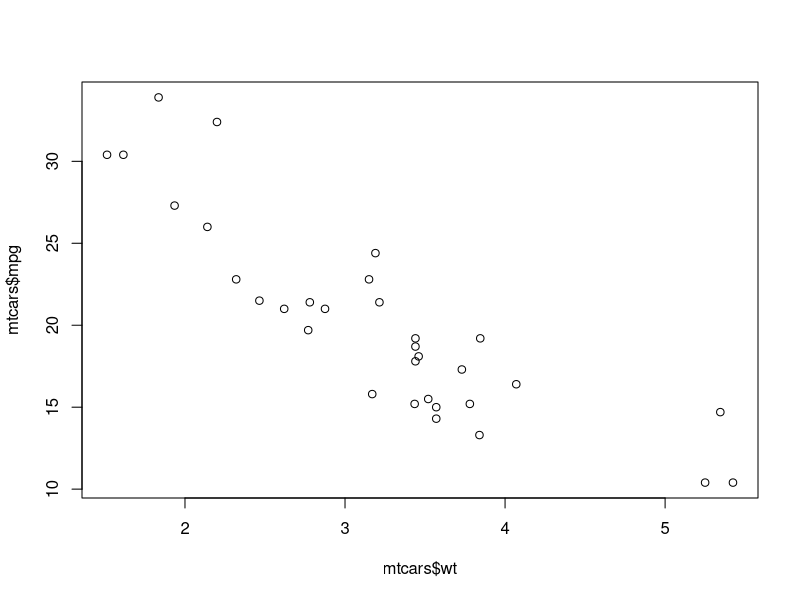
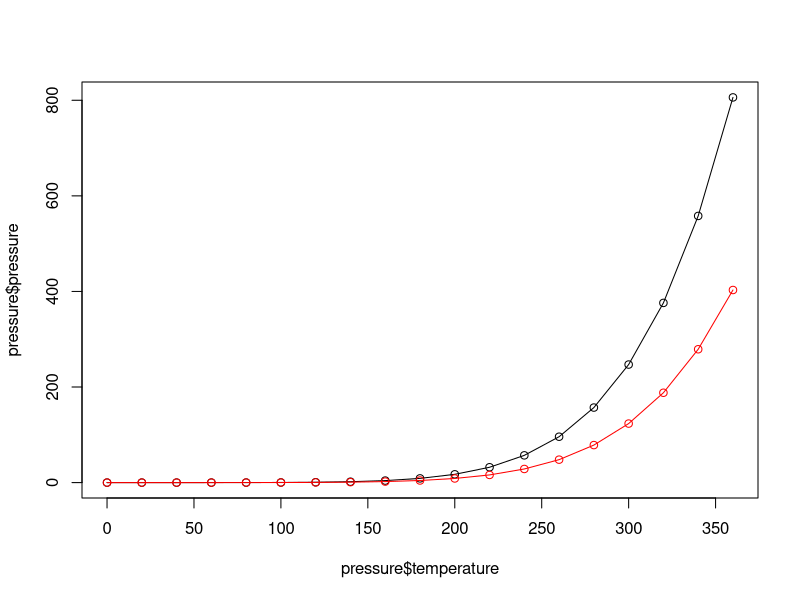
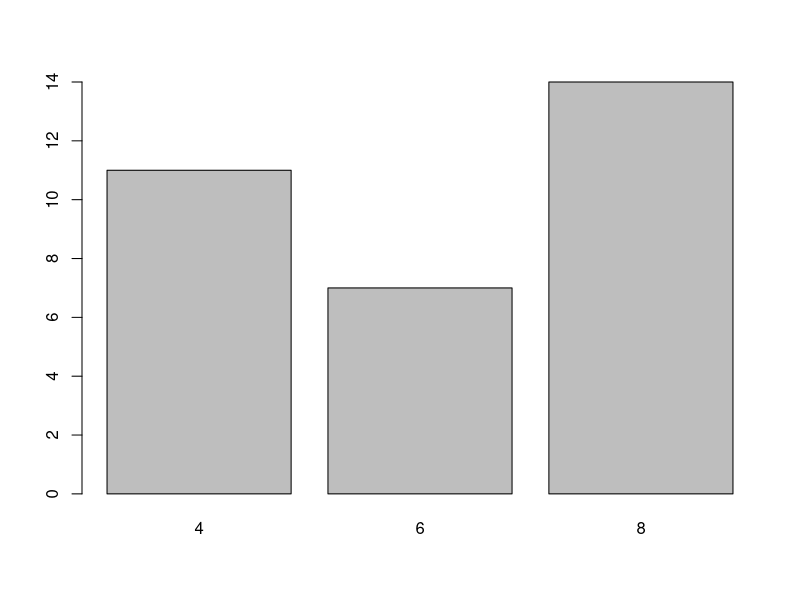
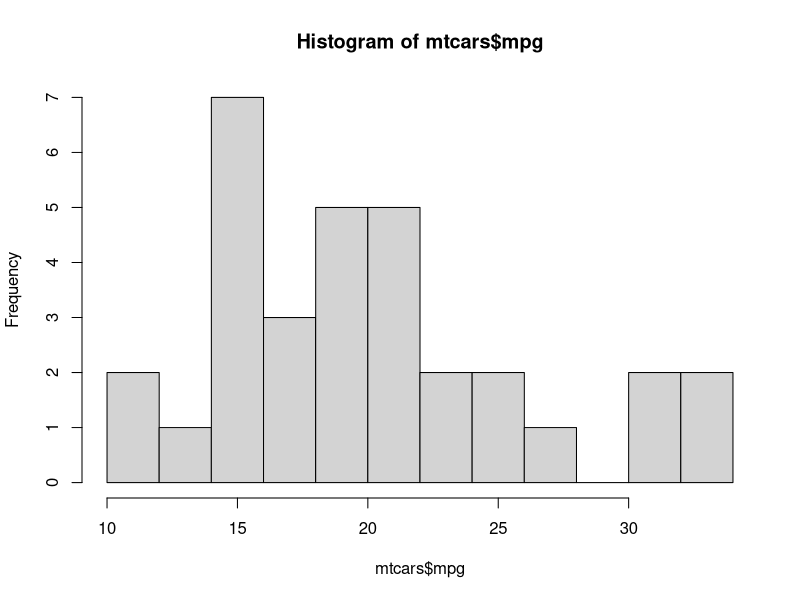
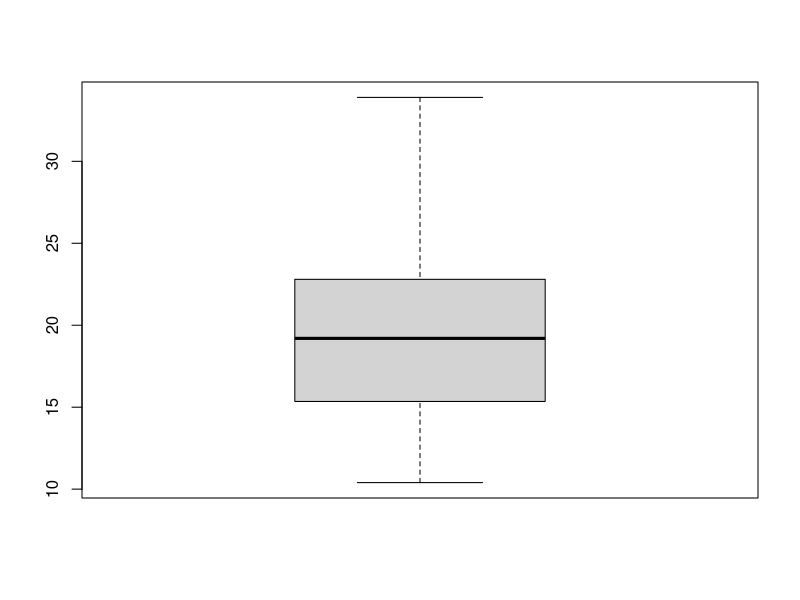
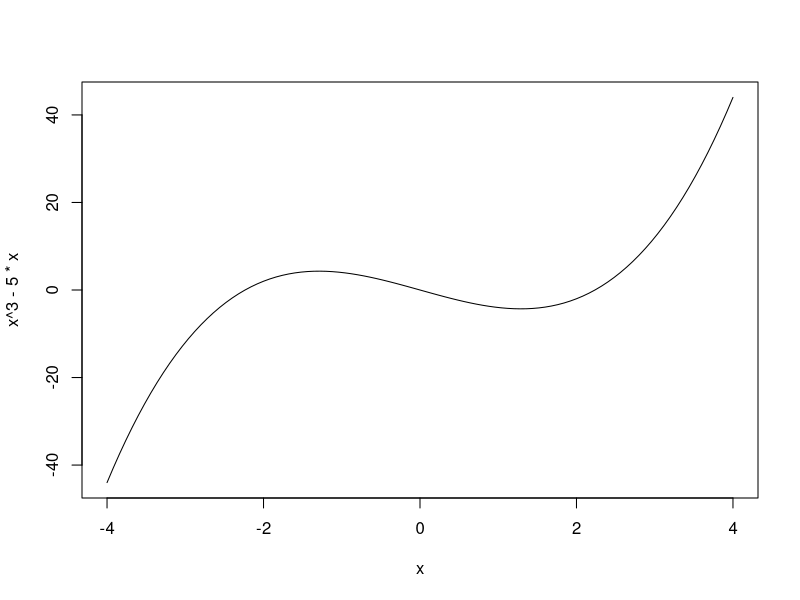
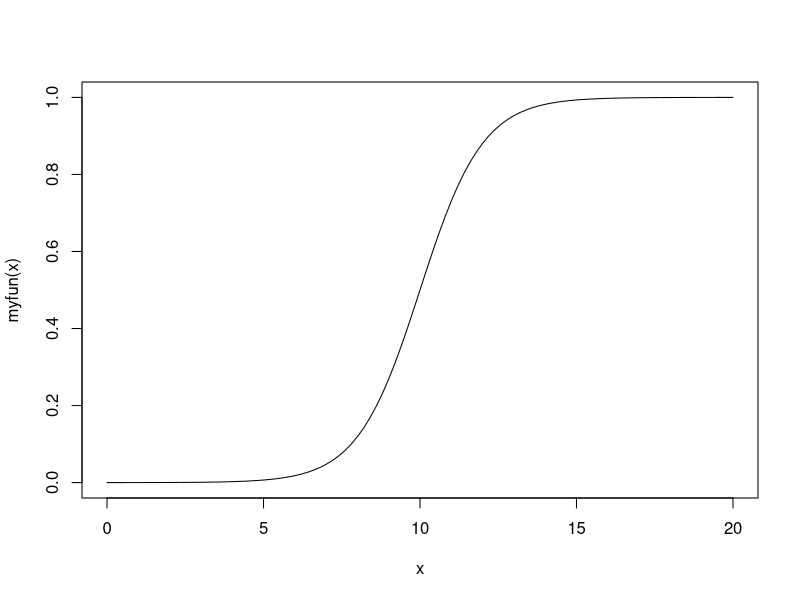
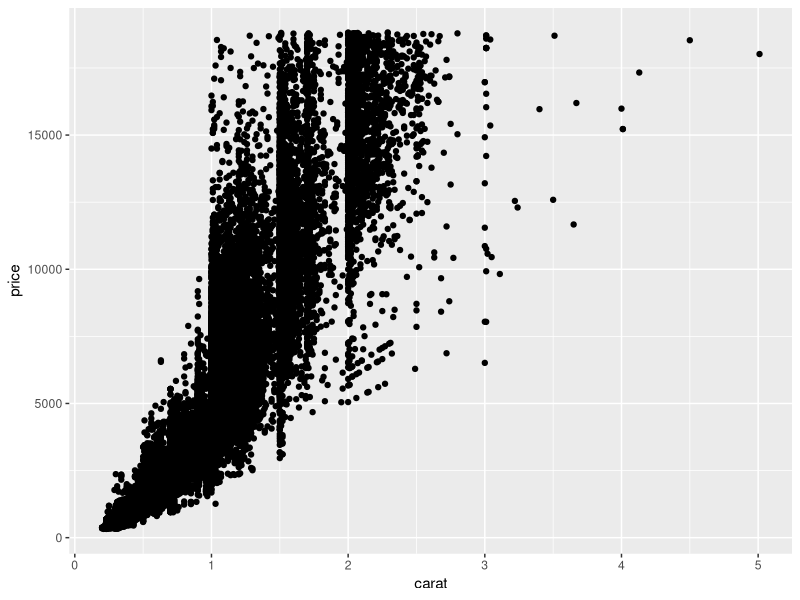

Write R code to recreate these figures, in order.
#Referrence Book

#ggplot2: Elegant Graphics for Data Analysis (Use R!): 
#http://www.amazon.com/ggplot2-Elegant-Graphics-Data-Analysis/dp/0387981403

#R Graphics Cookbook: 
#http://www.cookbook-r.com/Graphs/
#http://www.amazon.com/R-Graphics-Cookbook-Winston-Chang/dp/1449316956




#install.packages("ggplot2")
library(ggplot2)


#Scatter Plot
plot(mtcars$wt, mtcars$mpg)

#Line Graph
plot(pressure$temperature, pressure$pressure, type="l")
points(pressure$temperature, pressure$pressure) #add points

lines(pressure$temperature, pressure$pressure/2, type="l",col="red")
points(pressure$temperature, pressure$pressure/2,col="red")

#Bar Graph
barplot(table(mtcars$cyl))

#Histogram
hist(mtcars$mpg, breaks=10)

#Box Plot
boxplot(mtcars$mpg)

#Plotting a Function Curve
curve(x^3 - 5*x, from=-4, to=4)
myfun <- function(xvar) {
  1/(1 + exp(-xvar + 10))
}
curve(myfun(x), from=0, to=20)


#Basic use
dat=diamonds
qplot(carat, price, data = diamonds)
qplot(log(carat), log(price), data = diamonds)
qplot(carat, x * y * z, data = diamonds)

#Colour, size, shape and other aesthetic attributes
dsmall = diamonds[sample(nrow(diamonds), 100), ]
qplot(carat, price, data = dsmall, colour = color)
qplot(carat, price, data = dsmall, shape = cut)
#make a semi-transparent colour, from 0 to 1
qplot(carat, price, data = diamonds, alpha= I(1/10))
qplot(carat, price, data = diamonds, alpha = I(1/100))
qplot(carat, price, data = diamonds, alpha = I(1/200))


#Plot geoms

#geom = "point" draws points to produce a scatterplot. This is the default
#when you supply both x and y arguments to qplot().

#geom = "smooth" fits a smoother to the data and displays the smooth and
#its standard error.

#geom = "boxplot" produces a box-and-whisker plot to summarise the
#distribution of a set of points.

#geom = "path" and geom = "line" draw lines between the data points.
#Traditionally these are used to explore relationships between time and
#another variable, but lines may be used to join observations connected in
#some other way.

#geom = "histogram"
#geom = "freqpoly"
#geom = "density"
#geom = "bar"

qplot(carat, price, data = dsmall, geom = c("point", "smooth"))

library(splines)
qplot(carat, price, data = dsmall, geom = c("point", "smooth"),
      method = "lm")
qplot(carat, price, data = dsmall, geom = c("point", "smooth"),
      method = "lm", formula = y ~ ns(x,5))

#color, fill
qplot(color, price, data = dsmall, geom = "boxplot")
qplot(color, price, data = diamonds, geom = "boxplot",fill=I("blue"))
qplot(color, price, data = dsmall, geom = "boxplot",size=2)
#geom_boxplot()
qplot(color, price, 
      data = dsmall, 
      geom = "boxplot") + geom_boxplot(outlier.colour = "green", 
                                       outlier.size = 10,
                                       fill = "red", 
                                       colour = "blue",
                                       size=2)


qplot(carat, data = diamonds, geom = "histogram",colour=color,fill=color)
qplot(carat, data = diamonds, geom = "density")
qplot(carat, data = diamonds, geom = "density", color = color)
qplot(carat, data = diamonds, geom = "density", fill = color)

qplot(color, data = diamonds, geom = "bar",fill=color)

qplot(date, unemploy / pop, data = economics, geom = "line")
qplot(date, uempmed, data = economics, geom = "line")

qplot(unemploy / pop, uempmed, data = economics, geom = c("point", "path"))
year = function(x) as.POSIXlt(x)$year + 1900
qplot(unemploy / pop, uempmed, data = economics,
      geom = "path", colour = year(date))



